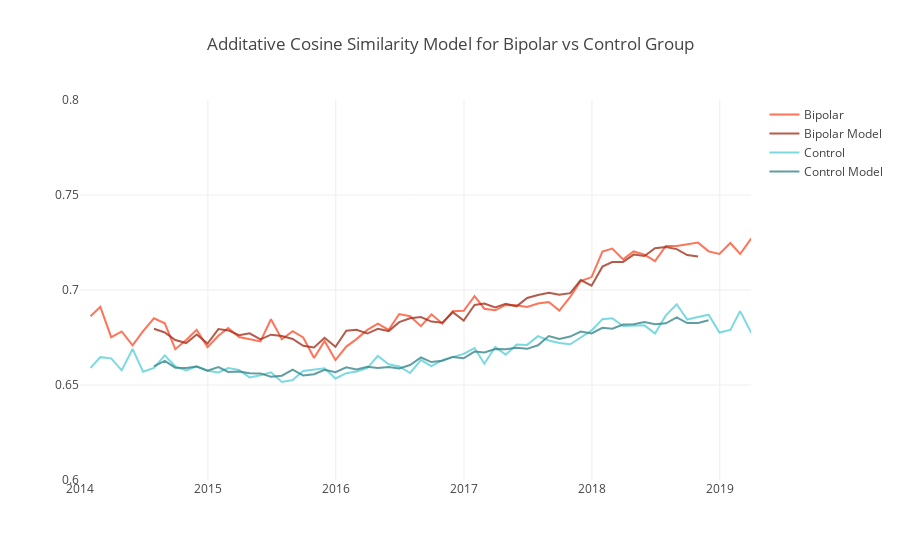

Write notebook code for a chart like this one.
### Code cell
import plotly.plotly as py
import plotly.graph_objs as go
import plotly.graph_objs as go
from plotly.offline import download_plotlyjs, init_notebook_mode, plot, iplot

init_notebook_mode(connected=True)

data = []

# rewrite this later 
trace_bipolar = go.Scatter(
                x = series_bipolar.index,
                y = series_bipolar.values,
                name = "Bipolar",
                line = dict(color = bc),
                opacity = 0.8)

trace_model_bipolar = go.Scatter(
                x = model_fit_bipolar.index,
                y = model_fit_bipolar.values,
                name = "Bipolar Model",
                line = dict(color = bm),
                opacity = 0.8)

trace_control = go.Scatter(
                x = series_control.index,
                y = series_control.values,
                name = "Control",
                line = dict(color = cc),
                opacity = 0.8)

trace_model_control = go.Scatter(
                x = model_fit_control.index,
                y = model_fit_control.values,
                name = "Control Model",
                line = dict(color = cm),
                opacity = 0.8)

data = [trace_bipolar,trace_model_bipolar,trace_control,trace_model_control]

layout = dict(
    title = "Additative Cosine Similarity Model for Bipolar vs Control Group",
    xaxis = dict(
        range = ['2014-01-01','2019-03-31']),
    yaxis = dict(
        range = [0.6,0.8])
)

fig = dict(data=data, layout=layout)
iplot(fig)
